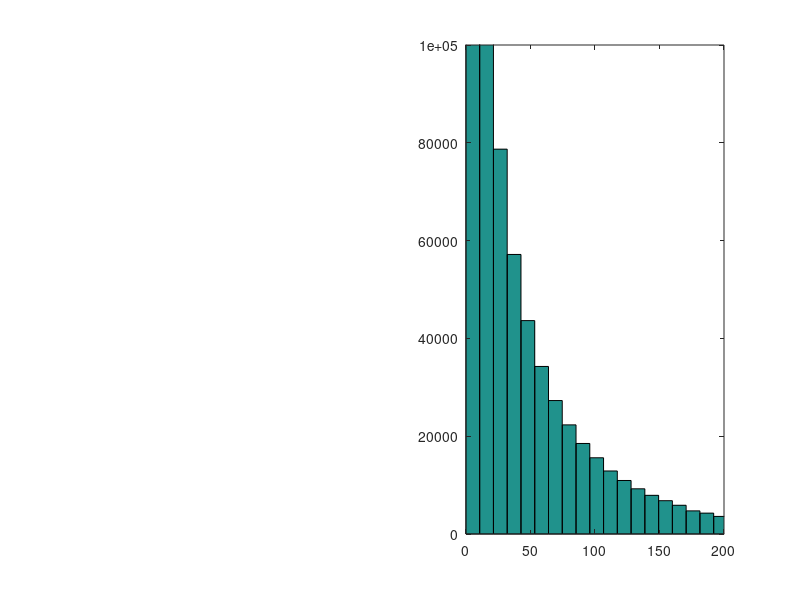

Write the MATLAB code that produced this figure. (Note: this script raises an error after producing the figure.)
%% BETA DISTRIBUTION

xx = linspace(0,1,100);
plot(xx,betapdf(xx,1.3,4))

%% gamma distribution

Jbar = 35;
tau = 95;
samples = gamrnd(Jbar/tau,tau,[1,1e6]);
% figure
subplot(1,2,2)
hist(samples,100)
axis([0 200, 0 1e5]);

%% check percent correct as a function of session
subjid = '6';
exptype = 'Delay';

filepath = 'experiment_data/output_mat/round4/';
filename = ['Exp_ChangeLocalization_' exptype '_subj' subjid '.mat'];

load([filepath filename],'progPC')
plot(progPC,'ko'); hold on
plot([0 60],[25 25],'Color',0.7*ones(1,3)); % chance
plot([10 10;20 20;30 30;40 40;50 50],[0 100],'Color',0.7*ones(1,3))
ylim([0 100])
defaultplot;
hold off
xlabel('block number')
ylabel('PC')


%% check percent correct as a function of delta and confidence
clear all

subjid = 'JP';
exptype = 'Contrast';

filepath = 'experiment_data/output_mat/round4/';
filename = ['Exp_ChangeLocalization_' exptype '_subj' subjid '.mat'];
load([filepath filename],'designMat','stimuliMat','names')

% plotting as a function of delta
deltaVec = unique(abs(designMat(:,1)));
nDeltas = length(deltaVec);
PCVec = nan(1,nDeltas);
for idelta = 1:nDeltas
    delta = deltaVec(idelta);
    idx = (abs(designMat(:,1)) == delta);
    
    PCVec(idelta) = nanmean(designMat(idx,10));
end
figure;
plot(deltaVec,PCVec,'ok')
xlabel('delta')
ylabel('PC')
ylim([0 1])
defaultplot

% plotting as a function of confidence
nConf = 4;
PCVec = nan(1,nConf);
for iconf = 1:nConf
    idx = (designMat(:,12) == iconf);
    
    PCVec(iconf) = mean(designMat(idx,10));
end
figure;
plot(PCVec,'ok')
xlabel('confidence')
ylabel('PC')
ylim([0 1])
defaultplot


%% logistic regression: pc ~ condition + delta
clear all
clc

subjid = 'AHY';
load(sprintf('data_ChangeLocalization_subj%s.mat',subjid));

deltaVec = 2.5:5:87.5;              % possible change values
respVec = [3 0 4 0 0 0 2 0 1];      % go from response key to location index

designMat = designMat(designMat(:,2) ~= 2,:);

% set X and y matrices
y = designMat(:,7); % correct/not correct
X = [designMat(:,2) abs(designMat(:,1))]; % delay, delta
X(X(:,1) == 0,2) = 1; % delay for 0 condition is 1
X(X(:,2) == 4,2) = 3; % delay for 4 condition is 3

% logistic regression
mdl = fitglm(X,y,'Distribution','binomial')
ci = coefCI(mdl)

%% linear regression: confidence ~ condition + delta

clear all

subjid = 'AHY';
load(sprintf('data_ChangeLocalization_subj%s.mat',subjid));

deltaVec = 2.5:5:87.5;              % possible change values
respVec = [3 0 4 0 0 0 2 0 1];      % go from response key to location index

designMat = designMat(designMat(:,2) ~= 2,:);

% set X and y matrices
y = designMat(:,9); % confidence rating
X = [designMat(:,2) abs(designMat(:,1))]; % delay, delta
X(X(:,1) == 0,2) = 1; % delay for 0 condition is 1
X(X(:,2) == 4,2) = 3; % delay for 4 condition is 3

% linear regression
X = [ones(size(designMat,1),1) X];
[b,bint,~,~,stats] = regress(y,X) % stats: R^2, F, p, and estimate of error variance

% % ordinal multinomial regression
% [B,dev,stats] = mnrfit(X,y,'model','ordinal')
% LL = stats.beta - 1.96*stats.se
% UL = stats.beta + 1.96*stats.se
%
% % plot regression fits
% xx = linspace(5,85,50);
% XX = [ones(50,1) 3*ones(50,1) xx'];
% BMat = [B(1:3)'; repmat(B(4:end),1,3)];
% logoddsMat = XX*BMat; % log odds for each of the 3 equations
% logoddssign = sign(logoddsMat);
% difflogoddssign = diff(logoddssign,1,2); % difference between the signs of log odds
% [row,col] = find(difflogoddssign == 2);
% predictedConf = nan(50,1);
% predictedConf(row) = col+1;
% predictedConf(logoddssign(:,1) == 1 ) = 1;
% predictedConf(logoddssign(:,3) == -1) = 4;
% hold on; plot(xx,predictedConf);


%% create model fit datat psychometric fn
clear all

load('modelfits.mat')
model = 2;
subjids = {'AHY','LA'};
nSubj = length(subjids);
deltaVec = 2.5:5:87.5;

for isubj = 1:nSubj;
    subjid = subjids{isubj};
    bfp = squeeze(xbest(isubj,model,:));
    
    X = []; % data in luigiform
    Nsamples = 1e5; % default if empty
    
    [~,prmat,X] = AhyBCL_datalikeall(bfp,X,model,Nsamples);
    data = X;
    save(sprintf('experiment_data/grant_data/luigidata_ChangeLocalization_subj%s_model%d.mat',subjid,model),'data','prmat');
end

for isubj = 1:nSubj;
    subjid = subjids{isubj};
    load(sprintf('experiment_data/grant_data/luigidata_ChangeLocalization_subj%s_model%d.mat',subjid,model));
    
    % plot psychometric function
    figure;
    hold on;
    colors = aspencolors(4,'pastel');%['b'; 'y'; 'g'; 'r'];
    condlegendd = {'0/2', '2/1','2/2','4/1'};
    for icond = 1:4;
        subplot(2,2,icond)
        plot_psychometricfunction({subjid},icond); % plot real data
        pc = prmat{icond}(:,1)';
        pc_std = pc.*(1-pc)./24;
        plot_summaryfit(deltaVec,[],[],pc,pc_std,colors(icond,:),colors(icond,:));
        title(condlegendd{icond})
        axis([0 90 0 1])
        ax = gca;
        ax.XTick = [0 30 60 90];
        ax.YTick = 0:.5:1;
        %     fill([deltaVec fliplr(deltaVec)],[pc-pc_std fliplr(pc + pc_std)],colors(icond,:))
    end
    
end

%% LOOK AT SOME STIMULI ON PSYCHTOOLBOX

% line stimuli
numDegrees = 180;
% prefs.lineArea = prefs.stimArea; % so line is same area as ellipse
lineWidth = 3; % pixels
lineLength = 100;
lineCoordinates = nan(2,numDegrees);
for j = 1:numDegrees;
    [lineCoordinates(1,j), lineCoordinates(2,j)] = lineCoord(lineLength,j);
end

% psychtoolbox
screenNumber = max(Screen('Screens'));       % use external screen if exists
[w, h] = Screen('WindowSize', screenNumber);  % screen resolution of smaller display
screenCenter = [w h]/2;
windowPtr = Screen('OpenWindow',screenNumber,128*ones(1,3),[],32,2);
Screen(windowPtr,'BlendFunction',GL_SRC_ALPHA,GL_ONE_MINUS_SRC_ALPHA);

% make gabor patch with full contrast
stimLength = 100;
StimSizes = [stimLength stimLength];
reliability = 1; % contrast of 1
im = makeGabor(stimLength, reliability);
StimPatch= Screen('MakeTexture',windowPtr,im);


pos = screenCenter + [100 100];
lineVec = [0 30];
nLines = length(lineVec);
for iline = 1:nLines;
    deg = mod(90-lineVec(iline),180);
    if deg == 0; deg = 180; end
    
    % gabor
    srcrect = [0 0 StimSizes];
    destrect = CenterRectOnPoint(srcrect,pos(1),pos(2));
    Screen('DrawTexture', windowPtr, StimPatch, srcrect,destrect, 180-90+deg);
    
    % line
    lineStim = lineCoordinates(:,deg);
    xy = [-lineStim lineStim];
    Screen('DrawLines',windowPtr, xy, lineWidth,256,pos,1);
    
    Screen('flip',windowPtr); % tic;
    pause;
end

sca;
ShowCursor;




%% ============================================
%       LOOKING AT PARAMETER FITS
% ============================================

%% COMPILE MODEL FITS FOR ALL SUBJECTS
clear all

modelVec = [1 2];
subjids = {'1','2','3','4','5','6'};
exptypeVec = {'Contrast','Delay'};
filepath = 'analysis/2_fitdata/fits/';

nSubjs = length(subjids);
nModels = length(modelVec);
nExptype = length(exptypeVec);
nParams = 4;

for imodel = 1:nModels
    model = modelVec(imodel)
    modelstr = ['model' num2str(model)];
    
    for iexptype = 1:nExptype
        exptype = exptypeVec{iexptype}
        
        for isubj = 1:nSubjs
            isubj
            subjid = subjids{isubj};
            filename = sprintf('%sChangeLocalization_%s_model%d_subj%s.txt',filepath,exptype,model,subjid);
            alldata = dlmread(filename);
            
            datasorted = sortrows(alldata,nParams+1);
            fits.(modelstr).(exptype).bfpMat(isubj,:)= datasorted(end,1:nParams);
            fits.(modelstr).(exptype).LLVec(isubj)= datasorted(end,nParams+1);
        end
    end
    
end

save([filepath 'modelfits.mat'],'fits')

%% MODEL COMPARISON

nParams = 4;
Contrast_AICMat = -2.*[fits.model1.Contrast.LLVec; fits.model2.Contrast.LLVec]+2*nParams;
Delay_AICMat = -2.* [fits.model1.Delay.LLVec; fits.model2.Delay.LLVec]+2*nParams;
modcomp = Contrast_AICMat + Delay_AICMat;
nSubj = size(modcomp,2);

comparetype = 2;
switch comparetype
    case 1 % just contrast
        comparevalue = Contrast_AICMat;
    case 2 % just delay
        comparevalue = Delay_AICMat;
    case 3 % both
        comparevalue = modcomp;
end

% positive number means 
moddiff = bsxfun(@minus,comparevalue,comparevalue(1,:))
mean_moddiff = mean(moddiff,2)
sem_moddiff = std(moddiff,[],2)./sqrt(nSubj)
figure;
bar(moddiff')

%% =======================
%  PLOTS
% ===================

clear all

filepath = 'analysis/2_fitdata/fits/';
load([filepath 'modelfits.mat'])
% subjids = {'1','2','3','4','5','6'};
subjids = {'6'};
exptype = 'Contrast';
model = 1;
modelstr = sprintf('model%d',model);

nSubj = length(subjids);
deltaVec = 2.5:5:87.5;

for isubj = 1:nSubj
subjid = subjids{isubj};
bfp = fits.(modelstr).(exptype).bfpMat(str2double(subjid),:);
try
if bfp(4) == 0
    bfp(4) = 1e-6;
end
end

X = []; % data in luigiform
Nsamples = 1000; % default if empty

[~,prmat,X] = AhyBCL_datalikeall(bfp,X,model,Nsamples);

% plot psychometric function
figure;
hold on;
colors = aspencolors(4,'pastel'); %['b'; 'y'; 'g'; 'r'];
condlegendd = {'0/2', '2/1','2/2','4/1'};
for icond = 1:4
    subplot(2,2,icond)
    plot_psychometricfunction({subjid},exptype,icond); % plot real data
    pc = prmat{icond}(:,1)';
    pc_std = pc.*(1-pc)./24;
    plot_summaryfit(deltaVec,[],[],pc,pc_std,colors(icond,:),colors(icond,:));
    title(condlegendd{icond})
    axis([0 90 0 1])
    ax = gca;
    ax.XTick = [0 30 60 90];
    ax.YTick = 0:.5:1;
    %     fill([deltaVec fliplr(deltaVec)],[pc-pc_std fliplr(pc + pc_std)],colors(icond,:))
end
end

%% average plot

clear all

filepath = 'analysis/2_fitdata/fits/';
load([filepath 'modelfits.mat'])
subjids = {'1','2','3','4','5','6'};
% subjids = {'ALM','DR','EN','MR'};
exptype = 'Delay';
model = 1;

modelstr = sprintf('model%d',model);
nSubj = length(subjids);
deltaVec = 2.5:5:87.5;

PRMat = cell(1,4);
for isubj = 1:nSubj
    subjid = subjids{isubj};
    bfp = fits.(modelstr).(exptype).bfpMat(isubj,:);
    try
    if bfp(4) == 0
        bfp(4) = 1e-6;
    end
    end
    
    X = []; % data in luigiform
    Nsamples = 1000; % default if empty
    
    [~,prmat,X] = AhyBCL_datalikeall(bfp,X,model,Nsamples);
    
    PRMat = cellfun(@(x,y) [x;y(:,1)'],PRMat,prmat,'UniformOutput',false);
    
end
mean_mod = cellfun(@mean,PRMat,'UniformOutput',false);
sem_mod = cellfun(@(x) std(x)/sqrt(size(x,1)),PRMat,'UniformOutput',false);
mean_mod= reshape(cell2mat(mean_mod),[18 4])';
sem_mod = reshape(cell2mat(sem_mod),[18 4])';

% plot psychometric function
figure;
hold on;
colors = aspencolors(4,'pastel');%['b'; 'y'; 'g'; 'r'];
condlegendd = {'0/2', '2/1','2/2','4/1'};
for icond = 1:4
    
    subplot(2,2,icond)
    plot_psychometricfunction(subjids,exptype,icond); % plot real data
    
    plot_summaryfit(deltaVec,[],[],mean_mod(icond,:),sem_mod(icond,:),colors(icond,:),colors(icond,:));
    title(condlegendd{icond})
    axis([0 90 0 1])
    ax = gca;
    ax.XTick = [0 30 60 90];
    ax.YTick = 0:.5:1;
    %     fill([deltaVec fliplr(deltaVec)],[pc-pc_std fliplr(pc + pc_std)],colors(icond,:))
end
